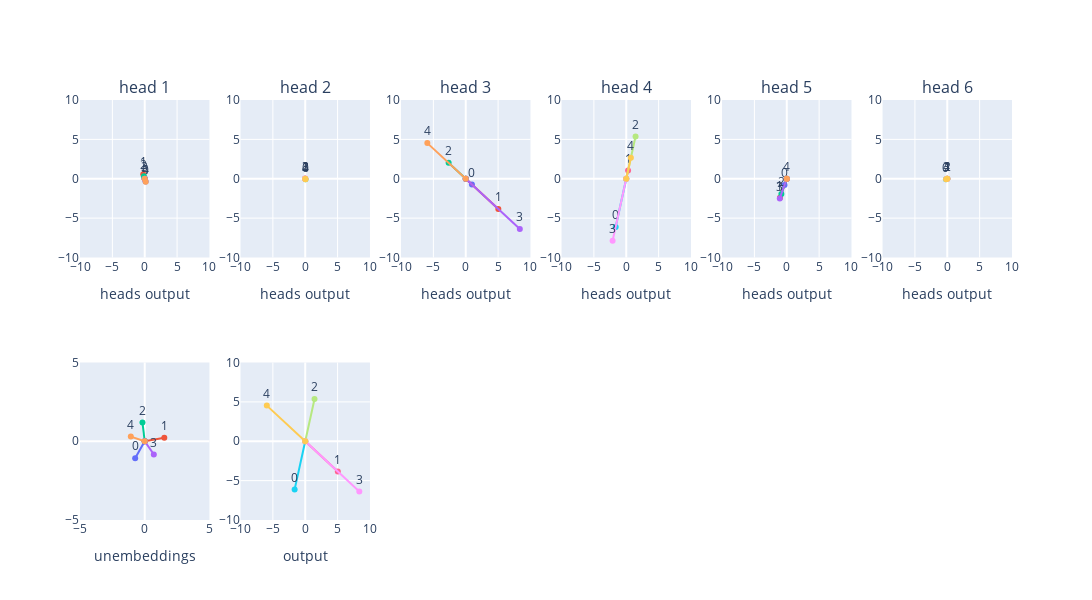

This figure's notebook cell:
### Code cell
import torch
import plotly.graph_objects as go
from plotly.subplots import make_subplots

vector_out_heads = [out_heads[:, i] for i in range(out_heads.size(1))]
vector_unembeds = [unembeds[i] for i in range(unembeds.size(0))]
vector_out = [out[i] for i in range(out.size(0))]

names_out_heads = [
    [f'{i}' for i in range(out_heads[:, j].size(0))] for j in range(out_heads.size(1))
]
names_unembeds = [
    [f'{i}' for i in range(unembeds[j].size(0))] for j in range(unembeds.size(0))
]
names_out = [
    [f'{i}' for i in range(out[j].size(0))] for j in range(out.size(0))
]

fig = make_subplots(rows=2, cols=len(vector_out_heads), subplot_titles=[f'head {i+1}' for i in range(len(vector_out_heads))])

for idx, (vectors, names) in enumerate(zip(vector_out_heads, names_out_heads)):
    x_start = torch.zeros(vectors.size(0))
    y_start = torch.zeros(vectors.size(0))

    x_end = vectors[:, 0]
    y_end = vectors[:, 1]

    for i in range(vectors.size(0)):
        fig.add_trace(go.Scatter(
            x=[x_start[i].item(), x_end[i].item()],
            y=[y_start[i].item(), y_end[i].item()],
            mode='lines+markers+text',
            text=[None, names[i]],  # 在终点添加文本
            textposition='top center',  # 文本位置
            name=names[i],
        ), row=1, col=idx+1)

for idx, (vectors, names) in enumerate(zip(vector_unembeds, names_unembeds)):
    x_start = torch.zeros(vectors.size(0))
    y_start = torch.zeros(vectors.size(0))

    x_end = vectors[:, 0]
    y_end = vectors[:, 1]

    for i in range(vectors.size(0)):
        fig.add_trace(go.Scatter(
            x=[x_start[i].item(), x_end[i].item()],
            y=[y_start[i].item(), y_end[i].item()],
            mode='lines+markers+text',
            text=[None, names[i]],  # 在终点添加文本
            textposition='top center',  # 文本位置
            name=names[i],
        ), row=2, col=idx+1)
        
for idx, (vectors, names) in enumerate(zip(vector_out, names_out)):
    x_start = torch.zeros(vectors.size(0))
    y_start = torch.zeros(vectors.size(0))

    x_end = vectors[:, 0]
    y_end = vectors[:, 1]

    for i in range(vectors.size(0)):
        fig.add_trace(go.Scatter(
            x=[x_start[i].item(), x_end[i].item()],
            y=[y_start[i].item(), y_end[i].item()],
            mode='lines+markers+text',
            text=[None, names[i]],  # 在终点添加文本
            textposition='top center',  # 文本位置
            name=names[i],
        ), row=2, col=idx+2)
        
fig.update_layout(
    title='',
    width=300 * len(vector_out_heads),
    height=300 * 2,
    showlegend=False
)

for idx in range(len(vector_out_heads)):
    fig.update_xaxes(range=[-10, 10], row=1, col=idx+1, title_text='heads output')
    fig.update_yaxes(range=[-10, 10], row=1, col=idx+1, title_text='')

for idx in range(1):
    fig.update_xaxes(range=[-5, 5], row=2, col=idx+1, title_text='unembeddings')
    fig.update_yaxes(range=[-5, 5], row=2, col=idx+1, title_text='')
    fig.update_xaxes(range=[-10, 10], row=2, col=idx+2, title_text='output')
    fig.update_yaxes(range=[-10, 10], row=2, col=idx+2, title_text='')

# 显示图形
fig.show()

### Figure 1 — Plotly figure (JSON) as saved in the notebook; plotly's stock layout.template omitted (floating-point values rounded to 4 significant figures)
{"data": [{"mode": "lines+markers+text", "name": "0", "text": [null, "0"], "textposition": "top center", "type": "scatter", "x": [0, 0.1371], "xaxis": "x", "y": [0, -0.3445], "yaxis": "y"}, {"mode": "lines+markers+text", "name": "1", "text": [null, "1"], "textposition": "top center", "type": "scatter", "x": [0, -0.2287], "xaxis": "x", "y": [0, 0.5747], "yaxis": "y"}, {"mode": "lines+markers+text", "name": "2", "text": [null, "2"], "textposition": "top center", "type": "scatter", "x": [0, -0.1207], "xaxis": "x", "y": [0, 0.3033], "yaxis": "y"}, {"mode": "lines+markers+text", "name": "3", "text": [null, "3"], "textposition": "top center", "type": "scatter", "x": [0, 0.0166], "xaxis": "x", "y": [0, -0.04172], "yaxis": "y"}, {"mode": "lines+markers+text", "name": "4", "text": [null, "4"], "textposition": "top center", "type": "scatter", "x": [0, 0.1478], "xaxis": "x", "y": [0, -0.3715], "yaxis": "y"}, {"mode": "lines+markers+text", "name": "0", "text": [null, "0"], "textposition": "top center", "type": "scatter", "x": [0, 0.03389], "xaxis": "x2", "y": [0, -0.0736], "yaxis": "y2"}, {"mode": "lines+markers+text", "name": "1", "text": [null, "1"], "textposition": "top center", "type": "scatter", "x": [0, -0.01843], "xaxis": "x2", "y": [0, 0.04003], "yaxis": "y2"}, {"mode": "lines+markers+text", "name": "2", "text": [null, "2"], "textposition": "top center", "type": "scatter", "x": [0, 0.02689], "xaxis": "x2", "y": [0, -0.05841], "yaxis": "y2"}, {"mode": "lines+markers+text", "name": "3", "text": [null, "3"], "textposition": "top center", "type": "scatter", "x": [0, -0.006181], "xaxis": "x2", "y": [0, 0.01343], "yaxis": "y2"}, {"mode": "lines+markers+text", "name": "4", "text": [null, "4"], "textposition": "top center", "type": "scatter", "x": [0, 0.03446], "xaxis": "x2", "y": [0, -0.07485], "yaxis": "y2"}, {"mode": "lines+markers+text", "name": "0", "text": [null, "0"], "textposition": "top center", "type": "scatter", "x": [0, 0.9524], "xaxis": "x3", "y": [0, -0.7262], "yaxis": "y3"}, {"mode": "lines+markers+text", "name": "1", "text": [null, "1"], "textposition": "top center", "type": "scatter", "x": [0, 5.034], "xaxis": "x3", "y": [0, -3.839], "yaxis": "y3"}, {"mode": "lines+markers+text", "name": "2", "text": [null, "2"], "textposition": "top center", "type": "scatter", "x": [0, -2.644], "xaxis": "x3", "y": [0, 2.016], "yaxis": "y3"}, {"mode": "lines+markers+text", "name": "3", "text": [null, "3"], "textposition": "top center", "type": "scatter", "x": [0, 8.358], "xaxis": "x3", "y": [0, -6.373], "yaxis": "y3"}, {"mode": "lines+markers+text", "name": "4", "text": [null, "4"], "textposition": "top center", "type": "scatter", "x": [0, -5.935], "xaxis": "x3", "y": [0, 4.525], "yaxis": "y3"}, {"mode": "lines+markers+text", "name": "0", "text": [null, "0"], "textposition": "top center", "type": "scatter", "x": [0, -1.637], "xaxis": "x4", "y": [0, -6.111], "yaxis": "y4"}, {"mode": "lines+markers+text", "name": "1", "text": [null, "1"], "textposition": "top center", "type": "scatter", "x": [0, 0.2776], "xaxis": "x4", "y": [0, 1.036], "yaxis": "y4"}, {"mode": "lines+markers+text", "name": "2", "text": [null, "2"], "textposition": "top center", "type": "scatter", "x": [0, 1.437], "xaxis": "x4", "y": [0, 5.366], "yaxis": "y4"}, {"mode": "lines+markers+text", "name": "3", "text": [null, "3"], "textposition": "top center", "type": "scatter", "x": [0, -2.11], "xaxis": "x4", "y": [0, -7.878], "yaxis": "y4"}, {"mode": "lines+markers+text", "name": "4", "text": [null, "4"], "textposition": "top center", "type": "scatter", "x": [0, 0.7112], "xaxis": "x4", "y": [0, 2.656], "yaxis": "y4"}, {"mode": "lines+markers+text", "name": "0", "text": [null, "0"], "textposition": "top center", "type": "scatter", "x": [0, -0.3446], "xaxis": "x5", "y": [0, -0.7966], "yaxis": "y5"}, {"mode": "lines+markers+text", "name": "1", "text": [null, "1"], "textposition": "top center", "type": "scatter", "x": [0, -1.047], "xaxis": "x5", "y": [0, -2.42], "yaxis": "y5"}, {"mode": "lines+markers+text", "name": "2", "text": [null, "2"], "textposition": "top center", "type": "scatter", "x": [0, -0.8354], "xaxis": "x5", "y": [0, -1.931], "yaxis": "y5"}, {"mode": "lines+markers+text", "name": "3", "text": [null, "3"], "textposition": "top center", "type": "scatter", "x": [0, -1.079], "xaxis": "x5", "y": [0, -2.493], "yaxis": "y5"}, {"mode": "lines+markers+text", "name": "4", "text": [null, "4"], "textposition": "top center", "type": "scatter", "x": [0, 0.0002223], "xaxis": "x5", "y": [0, 0.0005139], "yaxis": "y5"}, {"mode": "lines+markers+text", "name": "0", "text": [null, "0"], "textposition": "top center", "type": "scatter", "x": [0, -0.2076], "xaxis": "x6", "y": [0, -0.06884], "yaxis": "y6"}, {"mode": "lines+markers+text", "name": "1", "text": [null, "1"], "textposition": "top center", "type": "scatter", "x": [0, 0.01154], "xaxis": "x6", "y": [0, 0.003828], "yaxis": "y6"}, {"mode": "lines+markers+text", "name": "2", "text": [null, "2"], "textposition": "top center", "type": "scatter", "x": [0, 0.002774], "xaxis": "x6", "y": [0, 0.0009201], "yaxis": "y6"}, {"mode": "lines+markers+text", "name": "3", "text": [null, "3"], "textposition": "top center", "type": "scatter", "x": [0, -0.1436], "xaxis": "x6", "y": [0, -0.04762], "yaxis": "y6"}, {"mode": "lines+markers+text", "name": "4", "text": [null, "4"], "textposition": "top center", "type": "scatter", "x": [0, -0.1894], "xaxis": "x6", "y": [0, -0.06283], "yaxis": "y6"}, {"mode": "lines+markers+text", "name": "0", "text": [null, "0"], "textposition": "top center", "type": "scatter", "x": [0, -0.7381], "xaxis": "x7", "y": [0, -1.073], "yaxis": "y7"}, {"mode": "lines+markers+text", "name": "1", "text": [null, "1"], "textposition": "top center", "type": "scatter", "x": [0, 1.512], "xaxis": "x7", "y": [0, 0.2217], "yaxis": "y7"}, {"mode": "lines+markers+text", "name": "2", "text": [null, "2"], "textposition": "top center", "type": "scatter", "x": [0, -0.175], "xaxis": "x7", "y": [0, 1.192], "yaxis": "y7"}, {"mode": "lines+markers+text", "name": "3", "text": [null, "3"], "textposition": "top center", "type": "scatter", "x": [0, 0.7014], "xaxis": "x7", "y": [0, -0.8374], "yaxis": "y7"}, {"mode": "lines+markers+text", "name": "4", "text": [null, "4"], "textposition": "top center", "type": "scatter", "x": [0, -1.074], "xaxis": "x7", "y": [0, 0.2951], "yaxis": "y7"}, {"mode": "lines+markers+text", "name": "0", "text": [null, "0"], "textposition": "top center", "type": "scatter", "x": [0, -1.637], "xaxis": "x8", "y": [0, -6.111], "yaxis": "y8"}, {"mode": "lines+markers+text", "name": "1", "text": [null, "1"], "textposition": "top center", "type": "scatter", "x": [0, 5.034], "xaxis": "x8", "y": [0, -3.839], "yaxis": "y8"}, {"mode": "lines+markers+text", "name": "2", "text": [null, "2"], "textposition": "top center", "type": "scatter", "x": [0, 1.437], "xaxis": "x8", "y": [0, 5.366], "yaxis": "y8"}, {"mode": "lines+markers+text", "name": "3", "text": [null, "3"], "textposition": "top center", "type": "scatter", "x": [0, 8.358], "xaxis": "x8", "y": [0, -6.373], "yaxis": "y8"}, {"mode": "lines+markers+text", "name": "4", "text": [null, "4"], "textposition": "top center", "type": "scatter", "x": [0, -5.935], "xaxis": "x8", "y": [0, 4.525], "yaxis": "y8"}], "layout": {"annotations": [{"font": {"size": 16}, "showarrow": false, "text": "head 1", "x": 0.06944, "xanchor": "center", "xref": "paper", "y": 1, "yanchor": "bottom", "yref": "paper"}, {"font": {"size": 16}, "showarrow": false, "text": "head 2", "x": 0.2417, "xanchor": "center", "xref": "paper", "y": 1, "yanchor": "bottom", "yref": "paper"}, {"font": {"size": 16}, "showarrow": false, "text": "head 3", "x": 0.4139, "xanchor": "center", "xref": "paper", "y": 1, "yanchor": "bottom", "yref": "paper"}, {"font": {"size": 16}, "showarrow": false, "text": "head 4", "x": 0.5861, "xanchor": "center", "xref": "paper", "y": 1, "yanchor": "bottom", "yref": "paper"}, {"font": {"size": 16}, "showarrow": false, "text": "head 5", "x": 0.7583, "xanchor": "center", "xref": "paper", "y": 1, "yanchor": "bottom", "yref": "paper"}, {"font": {"size": 16}, "showarrow": false, "text": "head 6", "x": 0.9306, "xanchor": "center", "xref": "paper", "y": 1, "yanchor": "bottom", "yref": "paper"}], "height": 600, "showlegend": false, "title": {"text": ""}, "width": 1800, "xaxis": {"anchor": "y", "domain": [0, 0.1389], "range": [-10, 10], "title": {"text": "heads output"}}, "xaxis10": {"anchor": "y10", "domain": [0.5167, 0.6556]}, "xaxis11": {"anchor": "y11", "domain": [0.6889, 0.8278]}, "xaxis12": {"anchor": "y12", "domain": [0.8611, 1]}, "xaxis2": {"anchor": "y2", "domain": [0.1722, 0.3111], "range": [-10, 10], "title": {"text": "heads output"}}, "xaxis3": {"anchor": "y3", "domain": [0.3444, 0.4833], "range": [-10, 10], "title": {"text": "heads output"}}, "xaxis4": {"anchor": "y4", "domain": [0.5167, 0.6556], "range": [-10, 10], "title": {"text": "heads output"}}, "xaxis5": {"anchor": "y5", "domain": [0.6889, 0.8278], "range": [-10, 10], "title": {"text": "heads output"}}, "xaxis6": {"anchor": "y6", "domain": [0.8611, 1], "range": [-10, 10], "title": {"text": "heads output"}}, "xaxis7": {"anchor": "y7", "domain": [0, 0.1389], "range": [-5, 5], "title": {"text": "unembeddings"}}, "xaxis8": {"anchor": "y8", "domain": [0.1722, 0.3111], "range": [-10, 10], "title": {"text": "output"}}, "xaxis9": {"anchor": "y9", "domain": [0.3444, 0.4833]}, "yaxis": {"anchor": "x", "domain": [0.625, 1], "range": [-10, 10], "title": {"text": ""}}, "yaxis10": {"anchor": "x10", "domain": [0, 0.375]}, "yaxis11": {"anchor": "x11", "domain": [0, 0.375]}, "yaxis12": {"anchor": "x12", "domain": [0, 0.375]}, "yaxis2": {"anchor": "x2", "domain": [0.625, 1], "range": [-10, 10], "title": {"text": ""}}, "yaxis3": {"anchor": "x3", "domain": [0.625, 1], "range": [-10, 10], "title": {"text": ""}}, "yaxis4": {"anchor": "x4", "domain": [0.625, 1], "range": [-10, 10], "title": {"text": ""}}, "yaxis5": {"anchor": "x5", "domain": [0.625, 1], "range": [-10, 10], "title": {"text": ""}}, "yaxis6": {"anchor": "x6", "domain": [0.625, 1], "range": [-10, 10], "title": {"text": ""}}, "yaxis7": {"anchor": "x7", "domain": [0, 0.375], "range": [-5, 5], "title": {"text": ""}}, "yaxis8": {"anchor": "x8", "domain": [0, 0.375], "range": [-10, 10], "title": {"text": ""}}, "yaxis9": {"anchor": "x9", "domain": [0, 0.375]}}}
